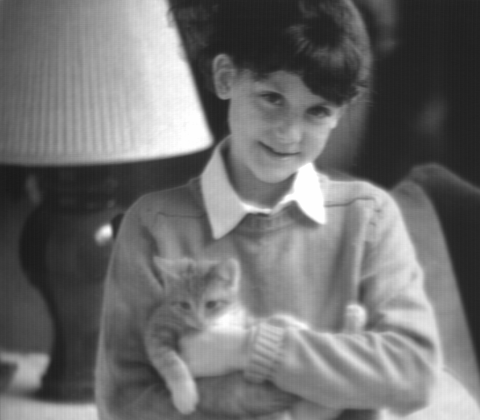
#> input picture Assignment 2/Girl.tif, 480 x 420 px
$ python main.py
#> lines starting #> are read from the running program, lines starting #| are printed output that depends on the picture


import numpy as np
import cv2 as cv
from matplotlib import pyplot as plt
import os

def GetDft(img):
    f=np.fft.fft2(img)
    return f
# [4 lines left out: function CenterDft, not called in this run]
def normalize(img):
    min=np.min(img)
    max=np.max(img)
    img1=np.copy(img)
    img1=np.round((img1-min)*255/(max-min))
    img1=img1.astype(np.uint8)
    return img1
# [13 lines left out: function GetDftImage, not called in this run]
def GetIdft(f):
    img=np.fft.ifft2(f)
    img=normalize(np.abs(img))
    img=img.astype(np.uint8)
    return img
def GetLoG(size,sigma,Max_wanted=-1):
    f=np.zeros(shape=size,dtype=float)  #Create the filter with zero values
    midx=int(size[0]/2)  #x of the center
    midy=int(size[1]/2)  #y of the center
    for x in range(size[0]):  #iterate over the filter
        for y in range(size[1]):
            #Calculate the LoG(x,y)
            x2=1.0*np.power(x-midx,2)
            y2=1.0*np.power(y-midy,2)
            s2=1.0*np.power(sigma,2)
            exp=1.0*np.exp(-1.0*(x2+y2)/(2*s2))
            k=1.0*(x2+y2-2*s2)/(np.pi*np.power(sigma,6))
            f[x][y]=k*exp

    f[midx][midy]-=sum(sum(f)) #the sum of all values should be 0
    f=f*Max_wanted/(f[midx][midy])
    return f
def pad(img,px,py):
    img1=np.zeros(shape=(px,py),dtype=img.dtype)
    for i in range(img.shape[0]):
        for j in range(img.shape[1]):
            img1[i][j]=img[i][j]
    return img1
def ApplyKernal(img,f):
    px = img.shape[0] + f.shape[0]-1
    py = img.shape[1] + f.shape[1]-1
    pimg=pad(img,px,py)
    pfil=pad(f,px,py)
    ftimg=GetDft(pimg)
    ftfil=GetDft(pfil)
    ftnew=np.multiply(ftimg,ftfil)
    pnimg=GetIdft(ftnew)
    nimg=np.zeros(img.shape,dtype=img.dtype)
    for i in range(nimg.shape[0]):
        for j in range(nimg.shape[1]):
            nimg[i][j] = pnimg[i + int((f.shape[0]-1)/2)][j + int((f.shape[1]-1)/2)]
    return nimg
def ApplyLoG(img,size,sigma):
    f = GetLoG(size, sigma, 1)
    filterdImg = ApplyKernal(img, f)
    float_img = img.astype(float)
    float_filterd = filterdImg.astype(float)
    addition = float_img + float_filterd
    addition = normalize(addition)
    return addition
# [27 lines left out: functions GenerateLPF_HPF, ApplyFreqFilter, not called in this run]
def main1():
    currentPath=os.path.dirname(os.path.abspath(__file__))

    img=cv.imread('Girl.tif',0)
#> img is the input picture: shape (420, 480); min 25, max 254, mean 111
    cv.imshow('img',img)
    cv.waitKey(0)
    img2=ApplyLoG(img,(7,7),1)
#> after the loop in pad, `for i in range(img.shape[0]):`:
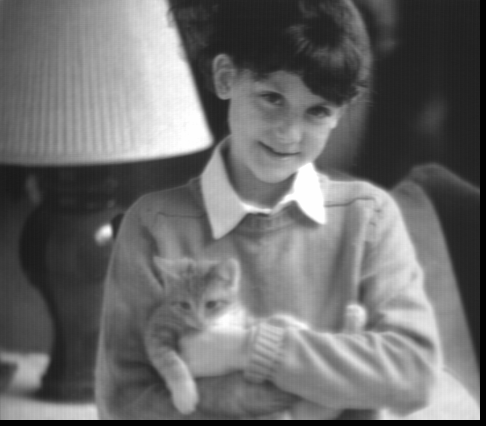
#> img1: shape (426, 486); min 0, max 254, mean 108.1
#> in normalize, `min=np.min(img)`: min = 2.01e-15
#> in normalize, `max=np.max(img)`: max = 261
#> in normalize, `img1=np.copy(img)`:
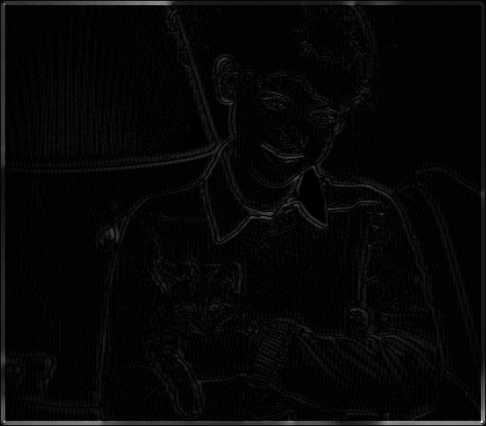
#> img1: shape (426, 486) float64; min 2.01e-15, max 261, mean 6.9; drawn with min black and max white
#> after the loop in ApplyKernal, `for i in range(nimg.shape[0]):`:
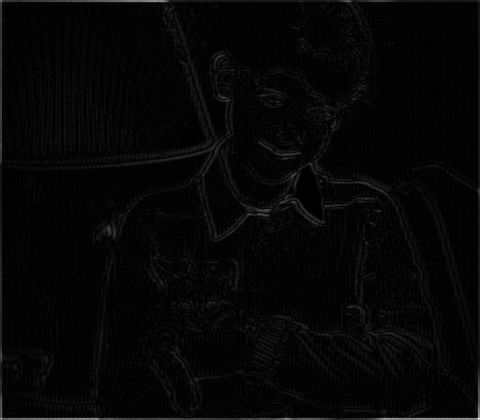
#> nimg: shape (420, 480); min 0, max 255, mean 5.8
#> in ApplyLoG, `addition = float_img + float_filterd`:
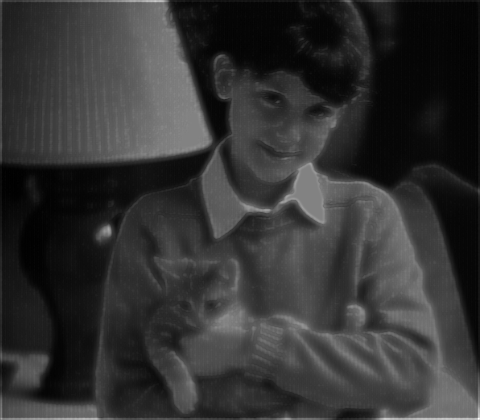
#> addition: shape (420, 480) float64; min 26, max 473, mean 116.8; drawn with min black and max white
    img3 = ApplyLoG(img, (7, 7), 1)
    cv.imshow('original', img)
    cv.imwrite(os.path.join(currentPath,'originalGirl.jpg'), img)
    cv.imshow('New1', img2)
    cv.imwrite(os.path.join(currentPath,'NewGirl1.jpg'), img2)
    cv.imshow('New2', img3)
    cv.imwrite(os.path.join(currentPath,'NewGirl2.jpg'), img3)
# [131 lines left out: functions main2, main3, main4, main5, main6, main, not called in this run]


main1()

$ run again, with Assignment 1/1/Assignment1/blood.bmp saved as Assignment 2/Girl.tif
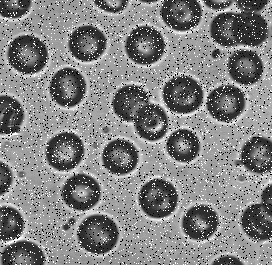
#> input picture Assignment 1/1/Assignment1/blood.bmp, 272 x 265 px
#> in main1, img is the input picture: shape (265, 272); min 0, max 255, mean 129.5
#> in GetDft (call 2), `f=np.fft.fft2(img)`:
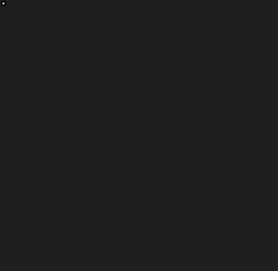
#> img: shape (271, 278) float64; min -0.139, max 1, mean -2.95e-21; drawn with min black and max white
#> min = 0.000276
#> max = 358.7
#> in ApplyLoG, `addition = float_img + float_filterd`:
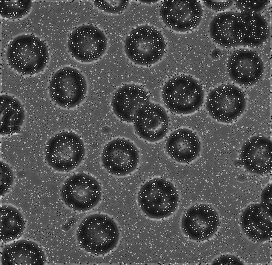
#> addition: shape (265, 272) float64; min 0, max 510, mean 161.6; drawn with min black and max white
